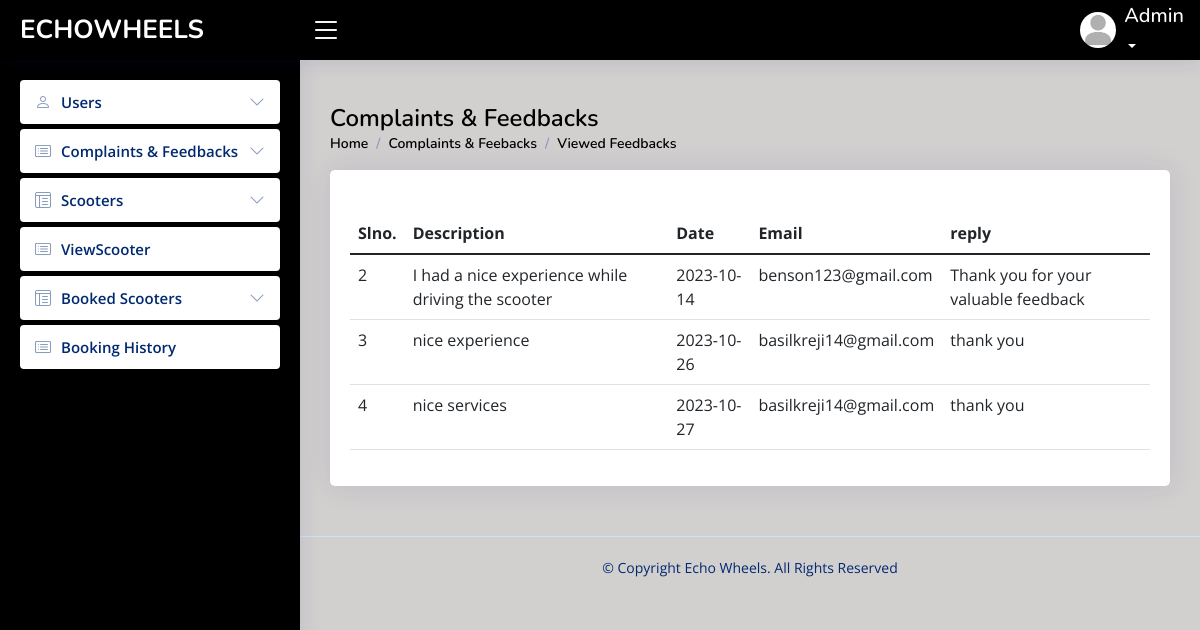
Screenshot of /admin/viewedfeedbacks.php with the database file from the repository.
### tables this page shows
CREATE TABLE `feedback` (
  `feedback_id` int(50) NOT NULL,
  `email_id` varchar(50) NOT NULL,
  `description` varchar(50) NOT NULL,
  `date` date NOT NULL,
  `reply` varchar(70) NOT NULL,
  `message` varchar(50) NOT NULL
);

### connect.php (called while the page is built, shortened)
<?php
$dbname="echowheels";
$conn=mysqli_connect("localhost","root","",$dbname);
function select_data($sql)
{
  global $conn;
  $res = mysqli_query($conn, $sql);
  if ($res)
    return $res;
  else
    return False;
}
?>

### admin/viewedfeedbacks.php (the view, shortened to what this page needs)
<?php
include("header.php");
?>
  <main id="main" class="main">
    <div class="pagetitle">
      <h1>Complaints & Feedbacks</h1>
      <nav>
        <ol class="breadcrumb">
          <li class="breadcrumb-item"><a href="activeuser.php">Home</a></li>
          <li class="breadcrumb-item active">Complaints & Feebacks</li>
          <li class="breadcrumb-item active">Viewed Feedbacks</li>
        </ol>
      </nav>
    </div>
    <div class="card">
          <div class="card-body">
            <h5 class="card-title">
            </h5>
    <section class="section dashboard">
      <div class="row">
      <section class="section">
      <div class="row">
        <div class="col-lg-12">
              <table class="table datatable">
                <thead>
                  <tr>
                    <th scope="col">Slno.</th>
                    <th scope="col">Description</th>
                    <th scope="col">Date</th>
                    <th scope="col">Email</th>
                    <th scope="col">reply</th>
                  </tr>
                </thead>
                <tbody>
                <?php
               $sql = "SELECT * FROM feedback where  reply='1' ";
                $data=select_data($sql);
                while ($row = mysqli_fetch_assoc($data)) {
                  ?>
                  <tr>
                  <td><?php echo  $row['feedback_id'] ?></td>
                 <td> <?php echo $row['description'] ?></td>
                 <td><?php echo $row['date']?></td>
                 <td> <?php echo $row['email_id']  ?></td>
                 <td> <?php echo $row['message']  ?></td>
                  <?php
                  }
                  ?>
                </tbody>
              </table>
            </div>
          </div>
        </div>
      </div>
  </main>

### admin/assets/css/styleeeee.css (style rules this page uses)
:root { scroll-behavior: smooth; }
body { font-family: "Open Sans", sans-serif; background: #d2cfcf; color: #444444; }
a { color: #4154f1; text-decoration: none; }
h1, h2, h3, h4, h5, h6 { font-family: "Nunito", sans-serif; }
#main { margin-top: 60px; padding: 20px 30px; transition: all 0.3s; }
.pagetitle { margin-bottom: 10px; }
.pagetitle h1 { font-size: 24px; margin-bottom: 0; font-weight: 600; color: #000000; }
.card { margin-bottom: 30px; border: none; border-radius: 5px; box-shadow: 0px 0 30px rgba(1, 41, 112, 0.1); }
.card-title { padding: 20px 0 15px 0; font-size: 18px; font-weight: 500; color: #012970; font-family: "Poppins", sans-serif; }
.card-body { padding: 0 20px 20px 20px; }
.breadcrumb { font-size: 14px; font-family: "Nunito", sans-serif; color: #000000; font-weight: 600; }
.breadcrumb a { color: #000000; transition: 0.3s; }
.breadcrumb .breadcrumb-item::before { color: #899bbd; }
.breadcrumb .active { color: #000000; font-weight: 600; }
@media (min-width: 1200px) { #main, #footer { margin-left: 300px; } }
.footer { padding: 20px 0; font-size: 14px; transition: all 0.3s; border-top: 1px solid #cddfff; }
.footer .copyright { text-align: center; color: #012970; }
.footer .credits { padding-top: 5px; text-align: center; font-size: 13px; color: #012970; }

### rows the page displays
feedback: feedback_id "2", description "I had a nice experience while driving the scooter", date "2023-10-14", email "benson123@gmail.com", message "Thank you for your valuable feedback"
feedback: feedback_id "3", description "nice experience", date "2023-10-26", email "basilkreji14@gmail.com", message "thank you"
feedback: feedback_id "4", description "nice services", date "2023-10-27", email "basilkreji14@gmail.com", message "thank you"
